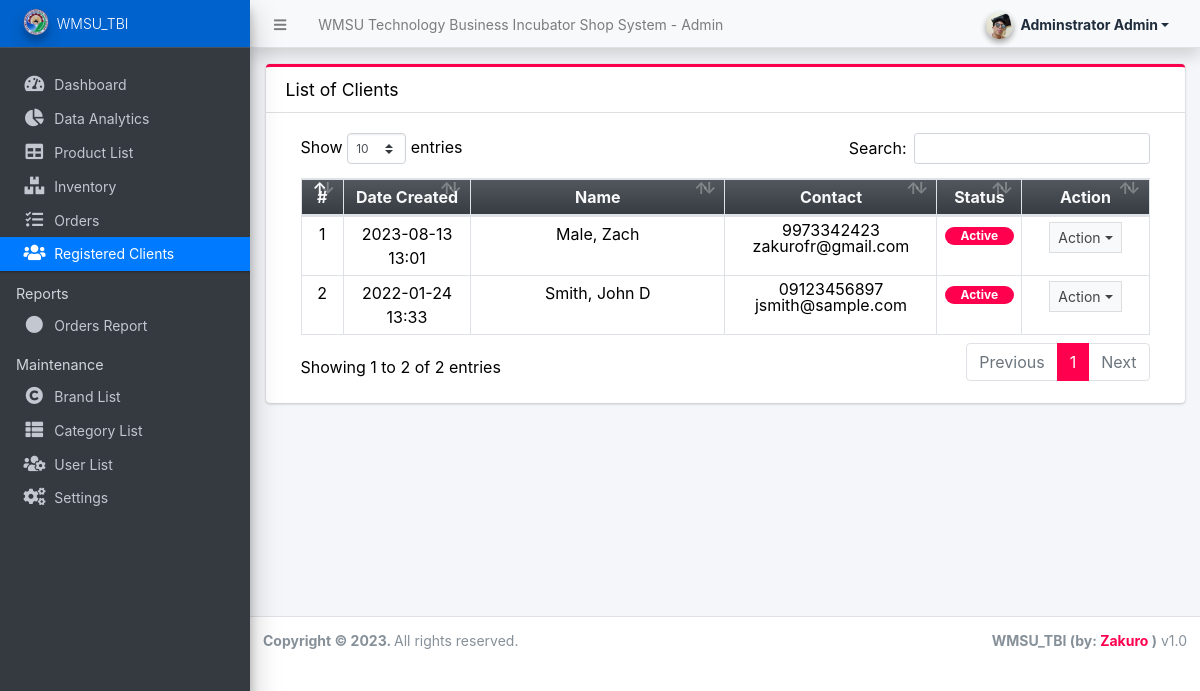
/admin/?page=clients (signed in), run on the app's committed database.
### tables this page shows
CREATE TABLE `client_list` (
  `id` int(30) NOT NULL,
  `firstname` text NOT NULL,
  `middlename` text DEFAULT NULL,
  `lastname` text NOT NULL,
  `gender` text NOT NULL,
  `contact` text NOT NULL,
  `address` text NOT NULL,
  `email` text NOT NULL,
  `password` text NOT NULL,
  `status` tinyint(1) NOT NULL DEFAULT 1,
  `delete_flag` tinyint(1) NOT NULL DEFAULT 0,
  `date_created` datetime NOT NULL DEFAULT current_timestamp(),
  `date_added` datetime DEFAULT NULL ON UPDATE current_timestamp()
);

### admin/clients/index.php (the view, shortened to what this page needs)
<div class="card card-outline card-primary">
	<div class="card-header">
		<h3 class="card-title">List of Clients</h3>
	</div>
	<div class="card-body">
		<div class="container-fluid">
        <div class="container-fluid">
			<table class="table table-bordered table-stripped">
				<colgroup>
					<col width="5%">
					<col width="15%">
					<col width="30%">
					<col width="25%">
					<col width="10%">
					<col width="15%">
				</colgroup>
				<thead>
					<tr class="bg-gradient-dark text-light">
						<th class="text-center">#</th>
						<th class="text-center">Date Created</th>
						<th class="text-center">Name</th>
						<th class="text-center">Contact</th>
						<th class="text-center">Status</th>
						<th class="text-center">Action</th>
					</tr>
				</thead>
				<tbody>
					<?php
					$i = 1;
						$qry = $conn->query("SELECT *,concat(lastname, ', ', firstname,' ',middlename) as fullname from `client_list` where delete_flag= 0 order by concat(lastname, ', ', firstname,' ',middlename) asc ");
						while($row = $qry->fetch_assoc()):
							foreach($row as $k=> $v){
								$row[$k] = trim(stripslashes($v));
							}
					?>
						<tr>
							<td class="text-center"><?php echo $i++; ?></td>
							<td class="text-center"><?php echo date("Y-m-d H:i",strtotime($row['date_created'])) ?></td>
							<td class="text-center"><?php echo ucwords($row['fullname']) ?></td>
							<td class="text-center">
								<p class="m-0 lh-1">
								<?php echo $row['contact'] ?> <br>
								<?php echo $row['email'] ?>
								</p>
							</td>
							<td class="text-center">
                                <?php if($row['status'] == 1): ?>
                                    <span class="badge badge-success rounded-pill px-3">Active</span>
                                <?php else: ?>
                                    <span class="badge badge-danger rounded-pill px-3">Inactive</span>
                                <?php endif; ?>
                            </td>
							<td  class="text-center">
								 <button type="button" class="btn btn-flat btn-default btn-sm dropdown-toggle dropdown-icon" data-toggle="dropdown">
				                  		Action
				                  </button>
							</td>
						</tr>
					<?php endwhile; ?>
				</tbody>
			</table>
		</div>
		</div>
	</div>
</div>

### data on the page
client_list: date_created "2023-08-13 13:01", fullname "Male, Zach", contact "9973342423", email "zakurofr@gmail.com", status "Active"
client_list: date_created "2022-01-24 13:33", fullname "Smith, John D", contact "09123456897", email "jsmith@sample.com", status "Active"

### other printed values
$_settings->info('name') "WMSU Technology Business Incubator Shop System"
$_settings->userdata('firstname').' '.$_settings->userdata('lastname') "Adminstrator Admin"
$_settings->info('short_name') "WMSU_TBI"
